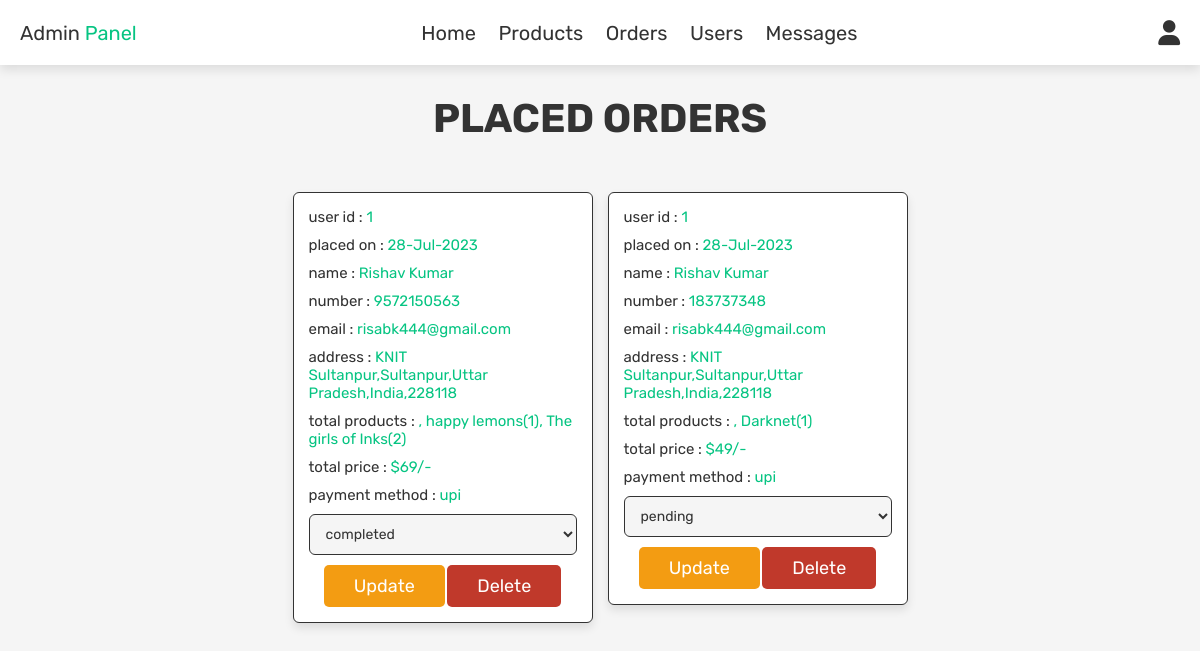
/admin_orders.php (signed in), run on the app's committed database.
### tables this page shows
CREATE TABLE `orders` (
  `id` int(100) NOT NULL,
  `user_id` int(100) NOT NULL,
  `name` varchar(100) NOT NULL,
  `number` varchar(12) NOT NULL,
  `email` varchar(100) NOT NULL,
  `method` varchar(50) NOT NULL,
  `address` varchar(500) NOT NULL,
  `total_products` varchar(1000) NOT NULL,
  `total_price` int(100) NOT NULL,
  `placed_on` varchar(50) NOT NULL,
  `payment_status` varchar(20) NOT NULL DEFAULT 'pending'
);

### admin_orders.php (the view, shortened to what this page needs)
<?php
include 'config.php';
?>
<!DOCTYPE html>
<html lang="en">
<head>
    <link rel="stylesheet" href="https://cdnjs.cloudflare.com/ajax/libs/font-awesome/6.0.0/css/all.min.css">
    <link rel="stylesheet" href="admin_style.css">
</head>
<body>
    <?php include 'admin_header.php'; ?>
    <section class="orders">
        <h1 class="title">Placed orders</h1>
        <div class="box-container">
            <?php
            $select_orders = mysqli_query($conn, "SELECT * FROM `orders`") or die('query failed');
            if (mysqli_num_rows($select_orders) > 0) {
                while ($fetch_orders = mysqli_fetch_assoc($select_orders)) {
            ?>
            <div class="box">
                <p>user id : <span><?php echo $fetch_orders['user_id']; ?></span></p>
                <p>placed on : <span><?php echo $fetch_orders['placed_on']; ?></span></p>
                <p>name : <span><?php echo $fetch_orders['name']; ?></span></p>
                <p>number : <span><?php echo $fetch_orders['number']; ?></span></p>
                <p>email : <span><?php echo $fetch_orders['email']; ?></span></p>
                <p>address : <span><?php echo $fetch_orders['address']; ?></span></p>
                <p>total products : <span><?php echo $fetch_orders['total_products']; ?></span></p>
                <p>total price : <span>$<?php echo $fetch_orders['total_price']; ?>/-</span></p>
                <p>payment method : <span><?php echo $fetch_orders['method']; ?></span></p>
                <form action="" method="post">
                    <select name="update_payment">
                        <option value="" selected disabled><?php echo $fetch_orders['payment_status']; ?></option>
                    </select>
                    <input type="submit" value="Update" name="update_order" class="option-btn">
                    <a href="admin_orders.php?delete=<?php echo $fetch_orders['id']; ?>"
                        onclick="return confirm('DELETE THIS ORDER?')" class="delete-btn">delete</a>
                </form>
            </div>
            <?php
                }
            } else {
                echo '<p class="empty">no orders placed yet!</p>';
            }
            ?>
        </div>
    </section>
</body>
</html>

### admin_style.css (style rules this page uses)
:root { --purple:#06c482; --red:#c0392b; --orange:#f39c12; --black:#333; --white:#fff; --light-color:#666; --light-white:#ccc; --light-bg:#f5f5f5; --border:.1rem solid var(--black); --box-shadow:0 .5rem 1rem rgba(0,0,0,.1); }
* { font-family: 'Rubik', sans-serif; margin:0; padding:0; box-sizing: border-box; outline: none; border:none; text-decoration: none; transition:all .2s linear; }
html { font-size: 62.5%; overflow-x: hidden; }
body { background-color: var(--light-bg); }
section { padding: 3rem 2rem; }
.title { text-align: center; margin-bottom: 5rem; text-transform: uppercase; color: var(--black); font-size: 4rem; }
.btn, .option-btn, .delete-btn, .white-btn { display: inline-block; margin-top: 1rem; padding: 1rem 3rem; cursor: pointer; color: var(--white); font-size: 1.8rem; border-radius: .5rem; text-transform: capitalize; }
.option-btn { background-color: var(--orange); }
.delete-btn { background-color: var(--red); }
.orders .box-container { display: grid; grid-template-columns: repeat(auto-fit, 30rem); justify-content: center; gap: 1.5rem; max-width: 1200px; margin: 0 auto; align-items: flex-start; }
.orders .box-container .box { background-color: var(--white); padding: 1.5rem; border: var(--border); box-shadow: var(--box-shadow); border-radius: .6rem; }
.orders .box-container .box p { padding-bottom: 1rem; font-size: 1.5rem; color: var(--black); }
.orders .box-container .box p span { color: var(--purple); }
.orders .box-container .box form { text-align: center; }
.orders .box-container .box form select { border-radius: .6rem; width: 100%; background-color: var(--light-bg); border: var(--border); padding: 1rem 1.2rem; font-size: 1.4rem; color: var(--black); }

### data on the page
orders: user "1", placed_on "28-Jul-2023", name "Rishav Kumar", number "9572150563", email "risabk444@gmail.com", address "KNIT Sultanpur,Sultanpur,Uttar Pradesh,India,228118", total_products ", happy lemons(1), The girls of Inks(2)", total_price "69", method "upi", update_payment "completed"
orders: user "1", placed_on "28-Jul-2023", name "Rishav Kumar", number "183737348", email "risabk444@gmail.com", address "KNIT Sultanpur,Sultanpur,Uttar Pradesh,India,228118", total_products ", Darknet(1)", total_price "49", method "upi", update_payment "pending"
